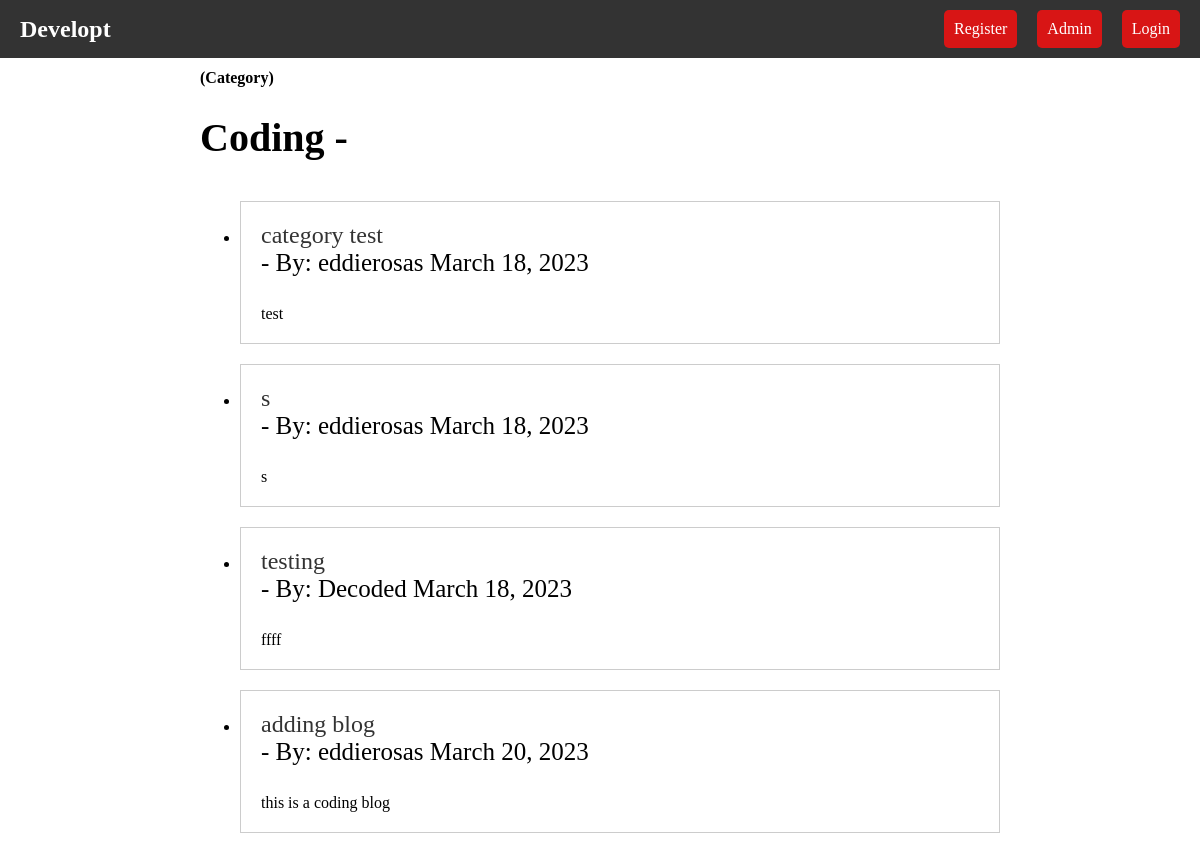
Screenshot of /category/Coding/ with the database file from the repository.
### app/models.py (models this page shows, shortened)
class Post(models.Model):
    title = models.CharField(max_length=250)
    title_tag = models.CharField(
        max_length=250,
    )
    author = models.ForeignKey(User, on_delete=models.CASCADE)
    body = models.TextField()
    post_date = models.DateField(auto_now_add=True)
    category = models.CharField(max_length=250, default="uncategorized")

### app/views.py (the view)
# urls.py: path("category/<str:name>/", CategoryViews, name="category"),
def CategoryViews(request, name):
    category_post = Post.objects.filter(
        category=name.replace(
            "-",
            " ",
        )
    )
    return render(
        request,
        "categories.html",
        {"name": name.title().replace("-", " "), "category_post": category_post},
    )

### app/templates/categories.html (shortened to what this page needs)
{% extends "base.html" %} {% block content %}
<div class="container">
  {%if category_post%}
  <h4>(Category)</h4>
  <h1>{{name}} -</h1>
  <ul>
    {% for post in category_post %}
    <li class="post-item">
      <a href="{% url 'article-detail' post.pk %}" class="post-title"
        >{{ post.title }}</a
      >
      <div class="post-meta">
        - By: {{ post.author.username}} {{post.post_date}}
      </div>
      <br />{{post.body|slice:":50"|safe}}
    </li>
     {% endfor %}
  </ul>
</div>
{%else%}
<h2>No category matched</h2>
{% endif %} {% endblock %}

### app/static/style.css (style rules this page uses)
.container { max-width: 800px; margin: 0 auto; padding: 20px; }
.post-item { margin-bottom: 20px; border: 1px solid #ccc; padding: 20px; }
.post-title { text-decoration: none; color: #333; font-size: 24px; }
.post-meta { font-size: 25px; color: #000000; margin-bottom: 10px; }
h1 { font-size: 2.5em; margin-bottom: 1em; }

### rows the page displays
Post: title "category test", author.username "eddierosas", post_date "March 18, 2023", body "test"
Post: title "s", author.username "eddierosas", post_date "March 18, 2023", body "s"
Post: title "testing", author.username "Decoded", post_date "March 18, 2023", body "ffff"
Post: title "adding blog", author.username "eddierosas", post_date "March 20, 2023", body "this is a coding blog"

### other values shown
{{ name }} "Coding"
